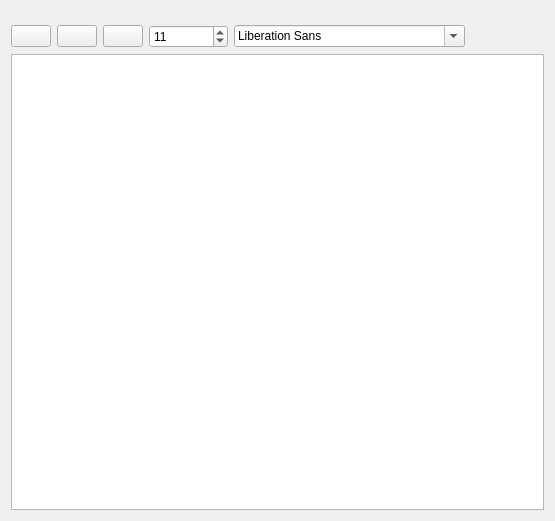
<?xml version="1.0" encoding="UTF-8"?>
<ui version="4.0">
 <class>WordProcessorWidget</class>
 <widget class="QWidget" name="WordProcessorWidget">
  <property name="geometry">
   <rect>
    <x>0</x>
    <y>0</y>
    <width>555</width>
    <height>521</height>
   </rect>
  </property>
  <property name="windowTitle">
   <string>Form</string>
  </property>
  <layout class="QVBoxLayout" name="verticalLayout">
   <item>
    <layout class="QHBoxLayout" name="horizontalLayout">
     <property name="leftMargin">
      <number>0</number>
     </property>
     <property name="topMargin">
      <number>14</number>
     </property>
     <item>
      <widget class="QPushButton" name="boldButton">
       <property name="text">
        <string/>
       </property>
      </widget>
     </item>
     <item>
      <widget class="QPushButton" name="italicButton">
       <property name="text">
        <string/>
       </property>
      </widget>
     </item>
     <item>
      <widget class="QPushButton" name="underlineButton">
       <property name="text">
        <string/>
       </property>
      </widget>
     </item>
     <item>
      <widget class="QSpinBox" name="pointSizeSpinBox">
       <property name="sizePolicy">
        <sizepolicy hsizetype="MinimumExpanding" vsizetype="Fixed">
         <horstretch>0</horstretch>
         <verstretch>0</verstretch>
        </sizepolicy>
       </property>
       <property name="minimum">
        <number>1</number>
       </property>
       <property name="maximum">
        <number>96</number>
       </property>
       <property name="value">
        <number>11</number>
       </property>
      </widget>
     </item>
     <item>
      <widget class="QFontComboBox" name="fontComboBox"/>
     </item>
     <item>
      <spacer name="horizontalSpacer">
       <property name="orientation">
        <enum>Qt::Horizontal</enum>
       </property>
       <property name="sizeHint" stdset="0">
        <size>
         <width>40</width>
         <height>20</height>
        </size>
       </property>
      </spacer>
     </item>
    </layout>
   </item>
   <item>
    <widget class="QTextEdit" name="textEdit"/>
   </item>
  </layout>
 </widget>
 <resources/>
 <connections/>
</ui>
